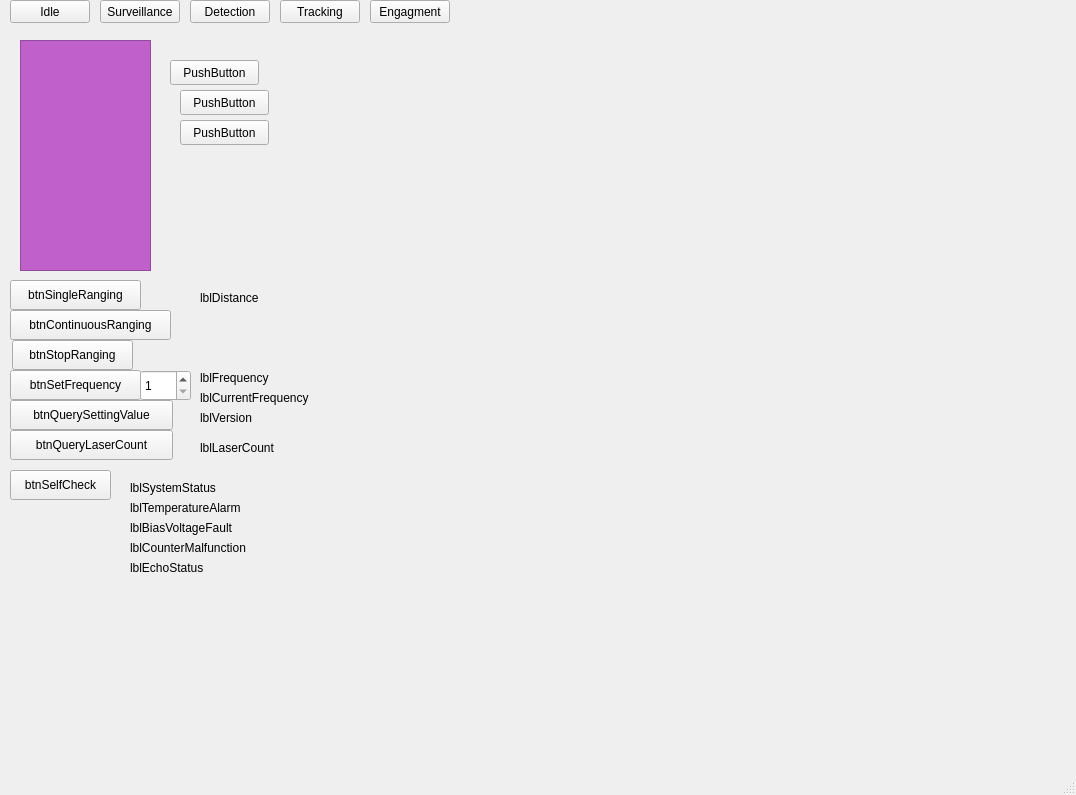
<?xml version="1.0" encoding="UTF-8"?>
<ui version="4.0">
 <class>MainWindow</class>
 <widget class="QMainWindow" name="MainWindow">
  <property name="geometry">
   <rect>
    <x>0</x>
    <y>0</y>
    <width>1076</width>
    <height>795</height>
   </rect>
  </property>
  <property name="windowTitle">
   <string>MainWindow</string>
  </property>
  <widget class="QWidget" name="centralwidget">
   <widget class="QPushButton" name="idleBtn">
    <property name="geometry">
     <rect>
      <x>10</x>
      <y>0</y>
      <width>80</width>
      <height>23</height>
     </rect>
    </property>
    <property name="text">
     <string>Idle</string>
    </property>
   </widget>
   <widget class="QPushButton" name="survBtn">
    <property name="geometry">
     <rect>
      <x>100</x>
      <y>0</y>
      <width>80</width>
      <height>23</height>
     </rect>
    </property>
    <property name="text">
     <string>Surveillance</string>
    </property>
   </widget>
   <widget class="QPushButton" name="detBtn">
    <property name="geometry">
     <rect>
      <x>190</x>
      <y>0</y>
      <width>80</width>
      <height>23</height>
     </rect>
    </property>
    <property name="text">
     <string>Detection</string>
    </property>
   </widget>
   <widget class="QPushButton" name="trckBtn">
    <property name="geometry">
     <rect>
      <x>280</x>
      <y>0</y>
      <width>80</width>
      <height>23</height>
     </rect>
    </property>
    <property name="text">
     <string>Tracking</string>
    </property>
   </widget>
   <widget class="QPushButton" name="engageBtn">
    <property name="geometry">
     <rect>
      <x>370</x>
      <y>0</y>
      <width>80</width>
      <height>23</height>
     </rect>
    </property>
    <property name="text">
     <string>Engagment</string>
    </property>
   </widget>
   <widget class="VideoGLWidget_gl" name="m_videowidget" native="true">
    <property name="geometry">
     <rect>
      <x>320</x>
      <y>30</y>
      <width>741</width>
      <height>591</height>
     </rect>
    </property>
   </widget>
   <widget class="QListWidget" name="trackIdListWidget">
    <property name="geometry">
     <rect>
      <x>20</x>
      <y>40</y>
      <width>131</width>
      <height>231</height>
     </rect>
    </property>
    <property name="styleSheet">
     <string notr="true">background-color: rgb(192, 97, 203);</string>
    </property>
   </widget>
   <widget class="QPushButton" name="pushButton">
    <property name="geometry">
     <rect>
      <x>180</x>
      <y>120</y>
      <width>89</width>
      <height>25</height>
     </rect>
    </property>
    <property name="text">
     <string>PushButton</string>
    </property>
   </widget>
   <widget class="QPushButton" name="pushButton_2">
    <property name="geometry">
     <rect>
      <x>180</x>
      <y>90</y>
      <width>89</width>
      <height>25</height>
     </rect>
    </property>
    <property name="text">
     <string>PushButton</string>
    </property>
   </widget>
   <widget class="QPushButton" name="pushButton_3">
    <property name="geometry">
     <rect>
      <x>170</x>
      <y>60</y>
      <width>89</width>
      <height>25</height>
     </rect>
    </property>
    <property name="text">
     <string>PushButton</string>
    </property>
   </widget>
   <widget class="QLabel" name="lblTemperatureAlarm">
    <property name="geometry">
     <rect>
      <x>130</x>
      <y>500</y>
      <width>163</width>
      <height>16</height>
     </rect>
    </property>
    <property name="text">
     <string>lblTemperatureAlarm</string>
    </property>
   </widget>
   <widget class="QPushButton" name="btnSelfCheck">
    <property name="geometry">
     <rect>
      <x>10</x>
      <y>470</y>
      <width>101</width>
      <height>30</height>
     </rect>
    </property>
    <property name="text">
     <string>btnSelfCheck</string>
    </property>
    <property name="autoDefault">
     <bool>false</bool>
    </property>
    <property name="default">
     <bool>false</bool>
    </property>
    <property name="flat">
     <bool>false</bool>
    </property>
   </widget>
   <widget class="QLabel" name="lblBiasVoltageFault">
    <property name="geometry">
     <rect>
      <x>130</x>
      <y>520</y>
      <width>116</width>
      <height>16</height>
     </rect>
    </property>
    <property name="text">
     <string>lblBiasVoltageFault</string>
    </property>
   </widget>
   <widget class="QLabel" name="lblSystemStatus">
    <property name="geometry">
     <rect>
      <x>130</x>
      <y>480</y>
      <width>163</width>
      <height>16</height>
     </rect>
    </property>
    <property name="text">
     <string>lblSystemStatus</string>
    </property>
   </widget>
   <widget class="QLabel" name="lblVersion">
    <property name="geometry">
     <rect>
      <x>200</x>
      <y>410</y>
      <width>60</width>
      <height>16</height>
     </rect>
    </property>
    <property name="text">
     <string>lblVersion</string>
    </property>
   </widget>
   <widget class="QLabel" name="lblDistance">
    <property name="geometry">
     <rect>
      <x>200</x>
      <y>290</y>
      <width>67</width>
      <height>16</height>
     </rect>
    </property>
    <property name="text">
     <string>lblDistance</string>
    </property>
   </widget>
   <widget class="QLabel" name="lblCounterMalfunction">
    <property name="geometry">
     <rect>
      <x>130</x>
      <y>540</y>
      <width>163</width>
      <height>16</height>
     </rect>
    </property>
    <property name="text">
     <string>lblCounterMalfunction</string>
    </property>
   </widget>
   <widget class="QPushButton" name="btnSetFrequency">
    <property name="geometry">
     <rect>
      <x>10</x>
      <y>370</y>
      <width>131</width>
      <height>30</height>
     </rect>
    </property>
    <property name="text">
     <string>btnSetFrequency</string>
    </property>
    <property name="autoDefault">
     <bool>false</bool>
    </property>
    <property name="default">
     <bool>false</bool>
    </property>
    <property name="flat">
     <bool>false</bool>
    </property>
   </widget>
   <widget class="QLabel" name="lblCurrentFrequency">
    <property name="geometry">
     <rect>
      <x>200</x>
      <y>390</y>
      <width>163</width>
      <height>16</height>
     </rect>
    </property>
    <property name="text">
     <string>lblCurrentFrequency</string>
    </property>
   </widget>
   <widget class="QPushButton" name="btnQuerySettingValue">
    <property name="geometry">
     <rect>
      <x>10</x>
      <y>400</y>
      <width>163</width>
      <height>30</height>
     </rect>
    </property>
    <property name="text">
     <string>btnQuerySettingValue</string>
    </property>
    <property name="autoDefault">
     <bool>false</bool>
    </property>
    <property name="default">
     <bool>false</bool>
    </property>
    <property name="flat">
     <bool>false</bool>
    </property>
   </widget>
   <widget class="QLabel" name="lblEchoStatus">
    <property name="geometry">
     <rect>
      <x>130</x>
      <y>560</y>
      <width>163</width>
      <height>16</height>
     </rect>
    </property>
    <property name="text">
     <string>lblEchoStatus</string>
    </property>
   </widget>
   <widget class="QPushButton" name="btnContinuousRanging">
    <property name="geometry">
     <rect>
      <x>10</x>
      <y>310</y>
      <width>161</width>
      <height>30</height>
     </rect>
    </property>
    <property name="text">
     <string>btnContinuousRanging</string>
    </property>
    <property name="autoDefault">
     <bool>false</bool>
    </property>
    <property name="default">
     <bool>false</bool>
    </property>
    <property name="flat">
     <bool>false</bool>
    </property>
   </widget>
   <widget class="QLabel" name="lblFrequency">
    <property name="geometry">
     <rect>
      <x>200</x>
      <y>370</y>
      <width>78</width>
      <height>16</height>
     </rect>
    </property>
    <property name="text">
     <string>lblFrequency</string>
    </property>
   </widget>
   <widget class="QPushButton" name="btnSingleRanging">
    <property name="geometry">
     <rect>
      <x>10</x>
      <y>280</y>
      <width>131</width>
      <height>30</height>
     </rect>
    </property>
    <property name="text">
     <string>btnSingleRanging</string>
    </property>
    <property name="autoDefault">
     <bool>false</bool>
    </property>
    <property name="default">
     <bool>false</bool>
    </property>
    <property name="flat">
     <bool>false</bool>
    </property>
   </widget>
   <widget class="QPushButton" name="btnQueryLaserCount">
    <property name="geometry">
     <rect>
      <x>10</x>
      <y>430</y>
      <width>163</width>
      <height>30</height>
     </rect>
    </property>
    <property name="text">
     <string>btnQueryLaserCount</string>
    </property>
    <property name="autoDefault">
     <bool>false</bool>
    </property>
    <property name="default">
     <bool>false</bool>
    </property>
    <property name="flat">
     <bool>false</bool>
    </property>
   </widget>
   <widget class="QPushButton" name="btnStopRanging">
    <property name="geometry">
     <rect>
      <x>12</x>
      <y>340</y>
      <width>121</width>
      <height>30</height>
     </rect>
    </property>
    <property name="text">
     <string>btnStopRanging</string>
    </property>
    <property name="autoDefault">
     <bool>false</bool>
    </property>
    <property name="default">
     <bool>false</bool>
    </property>
    <property name="flat">
     <bool>false</bool>
    </property>
   </widget>
   <widget class="QSpinBox" name="spinFrequency">
    <property name="enabled">
     <bool>true</bool>
    </property>
    <property name="geometry">
     <rect>
      <x>140</x>
      <y>370</y>
      <width>51</width>
      <height>31</height>
     </rect>
    </property>
    <property name="minimum">
     <number>1</number>
    </property>
    <property name="maximum">
     <number>5</number>
    </property>
   </widget>
   <widget class="QLabel" name="lblLaserCount">
    <property name="geometry">
     <rect>
      <x>200</x>
      <y>440</y>
      <width>83</width>
      <height>16</height>
     </rect>
    </property>
    <property name="text">
     <string>lblLaserCount</string>
    </property>
   </widget>
  </widget>
  <widget class="QMenuBar" name="menubar">
   <property name="geometry">
    <rect>
     <x>0</x>
     <y>0</y>
     <width>1076</width>
     <height>22</height>
    </rect>
   </property>
  </widget>
  <widget class="QStatusBar" name="statusbar"/>
 </widget>
 <customwidgets>
  <customwidget>
   <class>VideoGLWidget_gl</class>
   <extends>QWidget</extends>
   <header location="global">videoglwidget_gl.h</header>
   <container>1</container>
  </customwidget>
 </customwidgets>
 <resources/>
 <connections/>
</ui>
